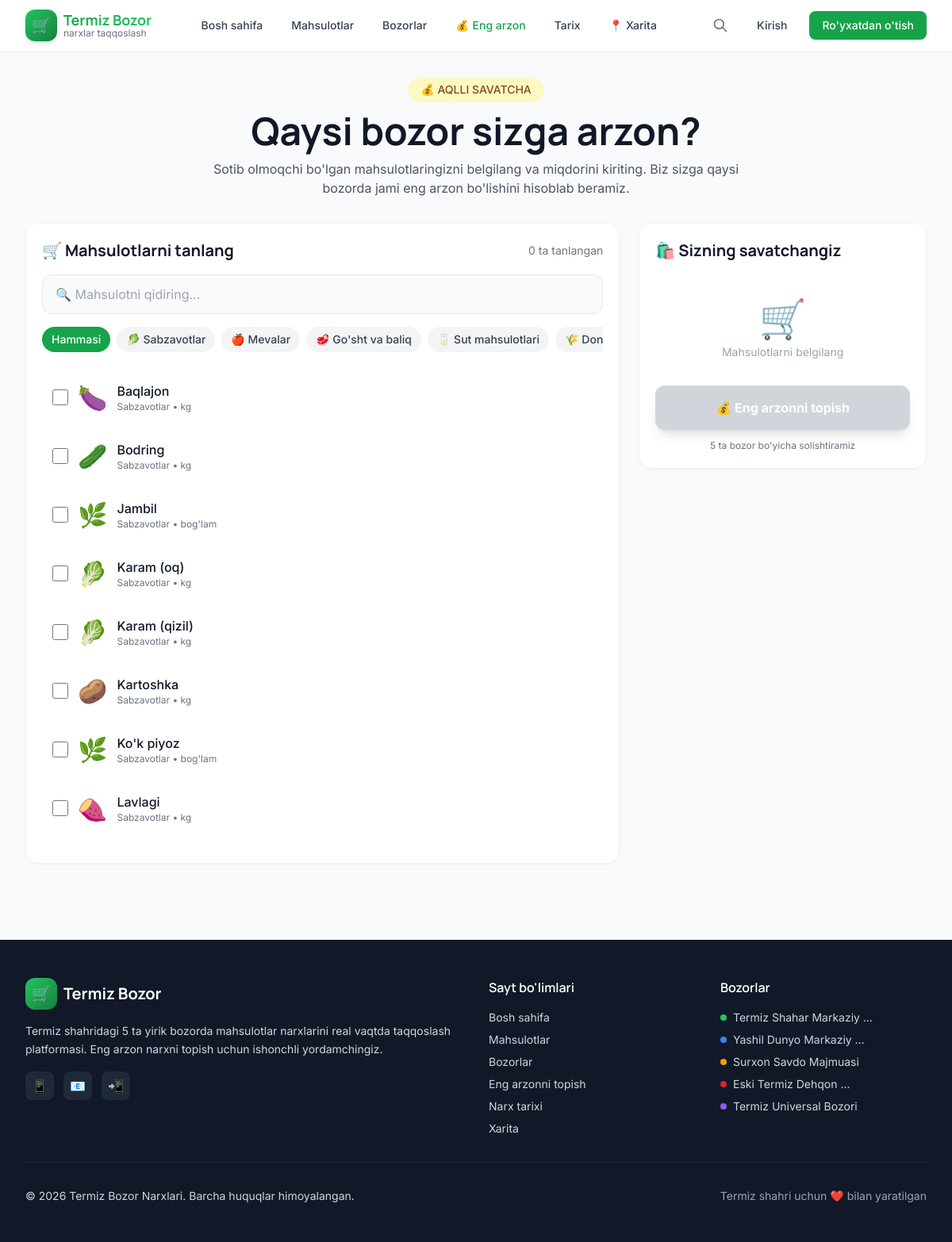
Screenshot of /narxlar/eng-arzon/ with the database file from the repository.
### apps/products/models.py (models this page shows, shortened)
class Category(models.Model):
    name = models.CharField(max_length=100, unique=True, verbose_name='Nomi')
    slug = models.SlugField(max_length=120, unique=True, blank=True)
    icon = models.CharField(
        max_length=10, default='🛒',
        help_text='Emoji yoki belgi',
        verbose_name='Ikonka'
    )
    color = models.CharField(
        max_length=7, default='#22c55e',
        help_text='Hex rang kodi',
        verbose_name='Rang'
    )
    description = models.TextField(blank=True, verbose_name='Tavsif')
    order = models.IntegerField(default=0, verbose_name='Tartib')
    class Meta:
        verbose_name = 'Kategoriya'
        verbose_name_plural = 'Kategoriyalar'
        ordering = ['order', 'name']

class Product(models.Model):
    class Unit(models.TextChoices):
        KG = 'kg', 'kg (kilogramm)'
        G = 'g', 'g (gramm)'
        DONA = 'dona', 'dona'
        LITR = 'litr', 'litr'
        BOGLAM = 'boglam', "bog'lam"
        TONNA = 'tonna', 'tonna'
        QUTI = 'quti', 'quti'
    name = models.CharField(max_length=150, verbose_name='Mahsulot nomi')
    slug = models.SlugField(max_length=170, unique=True, blank=True)
    category = models.ForeignKey(
        Category,
        on_delete=models.PROTECT,
        related_name='products',
        verbose_name='Kategoriya'
    )
    unit = models.CharField(
        max_length=20,
        choices=Unit.choices,
        default=Unit.KG,
        verbose_name="O'lchov birligi"
    )
    image = models.ImageField(
        upload_to='products/',
        blank=True, null=True,
        verbose_name='Rasm'
    )
    icon = models.CharField(
        max_length=10, blank=True,
        help_text='Rasm o\'rniga emoji ishlatish (masalan 🍅)',
        verbose_name='Emoji'
    )
    description = models.TextField(blank=True, verbose_name='Tavsif')
    is_seasonal = models.BooleanField(default=False, verbose_name='Mavsumiy')
    is_active = models.BooleanField(default=True, verbose_name='Faol')
    is_popular = models.BooleanField(
        default=False,
        verbose_name="Mashhur (bosh sahifada ko'rsatish)"
    )
    created_at = models.DateTimeField(auto_now_add=True)
    class Meta:
        verbose_name = 'Mahsulot'
        verbose_name_plural = 'Mahsulotlar'
        ordering = ['category__order', 'name']
    @property
    def display_unit(self):
        return self.get_unit_display().split(' ')[0]

### apps/markets/models.py (models this page shows, shortened)
class Market(models.Model):
    name = models.CharField(max_length=200, verbose_name='Bozor nomi')
    slug = models.SlugField(max_length=220, unique=True, blank=True)
    address = models.CharField(max_length=300, verbose_name='Manzil')
    description = models.TextField(blank=True, verbose_name='Tavsif')
    latitude = models.DecimalField(
        max_digits=10, decimal_places=7,
        verbose_name='Kenglik (latitude)',
        help_text='Termiz uchun: 37.22 atrofida'
    )
    longitude = models.DecimalField(
        max_digits=10, decimal_places=7,
        verbose_name='Uzunlik (longitude)',
        help_text='Termiz uchun: 67.27 atrofida'
    )
    working_hours = models.CharField(
        max_length=100,
        default='06:00 - 19:00',
        verbose_name='Ish vaqti'
    )
    phone = models.CharField(max_length=30, blank=True, verbose_name='Telefon')
    image = models.ImageField(
        upload_to='markets/',
        blank=True, null=True,
        verbose_name='Bozor rasmi'
    )
    color = models.CharField(
        max_length=7,
        default='#22c55e',
        help_text='Hex rang kodi (masalan #22c55e)',
        verbose_name='Bozor rangi (taqqoslash uchun)'
    )
    is_active = models.BooleanField(default=True, verbose_name='Faol')
    order = models.IntegerField(default=0, verbose_name='Tartib')
    created_at = models.DateTimeField(auto_now_add=True)
    updated_at = models.DateTimeField(auto_now=True)
    class Meta:
        verbose_name = 'Bozor'
        verbose_name_plural = 'Bozorlar'
        ordering = ['order', 'name']
    def get_absolute_url(self):
        return reverse('markets:detail', kwargs={'slug': self.slug})

### apps/prices/views.py (the view, shortened to what this page needs)
# urls.py: path('eng-arzon/', views.cheapest_finder, name='cheapest'),
def cheapest_finder(request):
    products = Product.objects.filter(is_active=True).select_related('category')
    categories = Category.objects.all()
    markets = Market.objects.filter(is_active=True)
    selected_ids = request.GET.getlist('products')
    quantities = {}
    for pid in selected_ids:
        try:
            quantities[int(pid)] = float(request.GET.get(f'qty_{pid}', '1'))
        except (ValueError, TypeError):
            quantities[int(pid)] = 1.0
    result = None
    return render(request, 'prices/cheapest.html', {
        'products': products,
        'categories': categories,
        'selected_ids': [int(x) for x in selected_ids if x.isdigit()],
        'quantities': quantities,
        'result': result,
    })

### apps/core/context_processors.py (called while the page is built)
def global_context(request):
    return {
        'site_name': getattr(settings, 'SITE_NAME', 'Termiz Bozor'),
        'nav_categories': Category.objects.all()[:8],
        'nav_markets': Market.objects.filter(is_active=True),
    }

### templates/prices/cheapest.html (shortened to what this page needs)
{% extends 'base.html' %}
{% load humanize %}
{% block content %}
<div class="max-w-7xl mx-auto px-4 sm:px-6 lg:px-8 py-8">
    <div class="text-center mb-8">
        <div class="inline-block px-4 py-1.5 bg-yellow-100 text-yellow-800 rounded-full text-sm font-medium mb-3">
            💰 AQLLI SAVATCHA
        </div>
        <h1 class="font-display text-3xl md:text-5xl font-bold text-gray-900 mb-3">
            Qaysi bozor sizga arzon?
        </h1>
        <p class="text-gray-600 max-w-2xl mx-auto">
            Sotib olmoqchi bo'lgan mahsulotlaringizni belgilang va miqdorini kiriting.
            Biz sizga qaysi bozorda jami eng arzon bo'lishini hisoblab beramiz.
        </p>
    </div>
    <form method="get" x-data="cartBuilder()">
        <div class="grid grid-cols-1 lg:grid-cols-3 gap-6">
            <div class="lg:col-span-2 bg-white rounded-2xl shadow-sm border border-gray-100 p-5">
                <div class="flex items-center justify-between mb-4">
                    <h2 class="font-display text-xl font-bold text-gray-900">
                        🛒 Mahsulotlarni tanlang
                    </h2>
                    <span class="text-sm text-gray-500" x-text="`${selectedCount} ta tanlangan`">0 ta tanlangan</span>
                </div>
                <input type="text" x-model="search" placeholder="🔍 Mahsulotni qidiring..."
                       class="w-full px-4 py-3 bg-gray-50 border border-gray-200 rounded-xl focus:bg-white focus:border-primary-500 focus:outline-none mb-4">
                <div class="flex gap-2 mb-4 overflow-x-auto pb-2">
                    <button type="button" @click="activeCategory = ''"
                            :class="activeCategory === '' ? 'bg-primary-600 text-white' : 'bg-gray-100 text-gray-700'"
                            class="px-3 py-1.5 rounded-full text-sm font-medium whitespace-nowrap">
                        Hammasi
                    </button>
                    {% for cat in categories %}
                        <button type="button" @click="activeCategory = '{{ cat.slug }}'"
                                :class="activeCategory === '{{ cat.slug }}' ? 'bg-primary-600 text-white' : 'bg-gray-100 text-gray-700'"
                                class="px-3 py-1.5 rounded-full text-sm font-medium whitespace-nowrap">
                            {{ cat.icon }} {{ cat.name }}
                        </button>
                    {% endfor %}
                </div>
                <div class="space-y-2 max-h-[600px] overflow-y-auto">
                    {% for product in products %}
                        <div x-show="(activeCategory === '' || activeCategory === '{{ product.category.slug }}') && (search === '' || '{{ product.name|lower }}'.includes(search.toLowerCase()))"
                             class="flex items-center gap-3 p-3 hover:bg-gray-50 rounded-xl border border-transparent transition"
                             :class="selected.includes({{ product.id }}) && 'bg-primary-50 border-primary-200'">
                            <input type="checkbox" name="products" value="{{ product.id }}"
                                   :checked="selected.includes({{ product.id }})"
                                   @change="toggleProduct({{ product.id }})"
                                   class="w-5 h-5 text-primary-600 rounded focus:ring-primary-500">
                            <span class="text-3xl">{{ product.icon }}</span>
                            <div class="flex-1 min-w-0">
                                <div class="font-medium text-gray-900 truncate">{{ product.name }}</div>
                                <div class="text-xs text-gray-500">{{ product.category.name }} • {{ product.display_unit }}</div>
                            </div>
                        </div>
                    {% endfor %}
                </div>
            </div>
            <div class="lg:col-span-1">
                <div class="bg-white rounded-2xl shadow-sm border border-gray-100 p-5 sticky top-24">
                    <h3 class="font-display text-xl font-bold text-gray-900 mb-4">
                        🛍️ Sizning savatchangiz
                    </h3>
                    <div x-show="selected.length === 0" class="text-center py-8 text-gray-400">
                        <div class="text-5xl mb-2">🛒</div>
                        <p class="text-sm">Mahsulotlarni belgilang</p>
                    </div>
                    <button type="submit" :disabled="selected.length === 0"
                            class="w-full px-6 py-4 bg-primary-600 text-white font-bold rounded-xl hover:bg-primary-700 disabled:bg-gray-300 disabled:cursor-not-allowed transition shadow-lg flex items-center justify-center gap-2">
                        <span>💰 Eng arzonni topish</span>
                    </button>
                    <p class="text-xs text-gray-500 text-center mt-3">
                        5 ta bozor bo'yicha solishtiramiz
                    </p>
                </div>
            </div>
        </div>
    </form>
</div>
{% endblock %}

### templates/partials/footer.html
<footer class="bg-gray-900 text-gray-300 mt-16">
    <div class="max-w-7xl mx-auto px-4 sm:px-6 lg:px-8 py-12">
        <div class="grid grid-cols-1 md:grid-cols-4 gap-8">
            <div class="md:col-span-2">
                <div class="flex items-center gap-2 mb-4">
                    <div class="w-10 h-10 bg-gradient-to-br from-primary-500 to-primary-700 rounded-xl flex items-center justify-center text-white text-xl font-bold">🛒</div>
                    <span class="font-display font-bold text-xl text-white">Termiz Bozor</span>
                </div>
                <p class="text-sm leading-relaxed mb-4">
                    Termiz shahridagi 5 ta yirik bozorda mahsulotlar narxlarini real vaqtda
                    taqqoslash platformasi. Eng arzon narxni topish uchun ishonchli yordamchingiz.
                </p>
                <div class="flex gap-3">
                    <a href="#" class="w-9 h-9 bg-gray-800 hover:bg-primary-600 rounded-lg flex items-center justify-center transition">📱</a>
                    <a href="#" class="w-9 h-9 bg-gray-800 hover:bg-primary-600 rounded-lg flex items-center justify-center transition">📧</a>
                    <a href="#" class="w-9 h-9 bg-gray-800 hover:bg-primary-600 rounded-lg flex items-center justify-center transition">📲</a>
                </div>
            </div>
            <div>
                <h4 class="text-white font-semibold mb-4">Sayt bo'limlari</h4>
                <ul class="space-y-2 text-sm">
                    <li><a href="{% url 'core:home' %}" class="hover:text-primary-400 transition">Bosh sahifa</a></li>
                    <li><a href="{% url 'products:list' %}" class="hover:text-primary-400 transition">Mahsulotlar</a></li>
                    <li><a href="{% url 'markets:list' %}" class="hover:text-primary-400 transition">Bozorlar</a></li>
                    <li><a href="{% url 'prices:cheapest' %}" class="hover:text-primary-400 transition">Eng arzonni topish</a></li>
                    <li><a href="{% url 'prices:history' %}" class="hover:text-primary-400 transition">Narx tarixi</a></li>
                    <li><a href="{% url 'markets:map' %}" class="hover:text-primary-400 transition">Xarita</a></li>
                </ul>
            </div>
            <div>
                <h4 class="text-white font-semibold mb-4">Bozorlar</h4>
                <ul class="space-y-2 text-sm">
                    {% for market in nav_markets %}
                        <li>
                            <a href="{{ market.get_absolute_url }}" class="hover:text-primary-400 transition flex items-center gap-2">
                                <span class="w-2 h-2 rounded-full" style="background: {{ market.color }}"></span>
                                {{ market.name|truncatewords:3 }}
                            </a>
                        </li>
                    {% endfor %}
                </ul>
            </div>
        </div>
        <hr class="my-8 border-gray-800">
        <div class="flex flex-col md:flex-row justify-between items-center gap-4 text-sm">
            <p>© 2026 {{ site_name }}. Barcha huquqlar himoyalangan.</p>
            <p class="text-gray-400">Termiz shahri uchun ❤️ bilan yaratilgan</p>
        </div>
    </div>
</footer>

### templates/base.html (style rules this page uses)
body { font-family: 'Inter', sans-serif; }
h1, h2, h3, h4 { font-family: 'Manrope', sans-serif; }

### rows the page displays
Category: icon "🥬", name "Sabzavotlar"
Category: icon "🍎", name "Mevalar"
Category: icon "🥩", name "Go'sht va baliq"
Category: icon "🥛", name "Sut mahsulotlari"
Category: icon "🌾", name "Don…"
Product: icon "🍆", name "Baqlajon", category.name "Sabzavotlar", display_unit "kg"
Product: icon "🥒", name "Bodring", category.name "Sabzavotlar", display_unit "kg"
Product: icon "🌿", name "Jambil", category.name "Sabzavotlar", display_unit "bog'lam"
Product: icon "🥬", name "Karam (oq)", category.name "Sabzavotlar", display_unit "kg"
Product: icon "🥬", name "Karam (qizil)", category.name "Sabzavotlar", display_unit "kg"
Product: icon "🥔", name "Kartoshka", category.name "Sabzavotlar", display_unit "kg"
Product: icon "🌿", name "Ko'k piyoz", category.name "Sabzavotlar", display_unit "bog'lam"
Product: icon "🍠", name "Lavlagi", category.name "Sabzavotlar", display_unit "kg"
Market: name "Termiz Shahar Markaziy …"
Market: name "Yashil Dunyo Markaziy …"
Market: name "Surxon Savdo Majmuasi"
Market: name "Eski Termiz Dehqon …"
Market: name "Termiz Universal Bozori"

### other values shown
{{ site_name }} "Termiz Bozor Narxlari"
